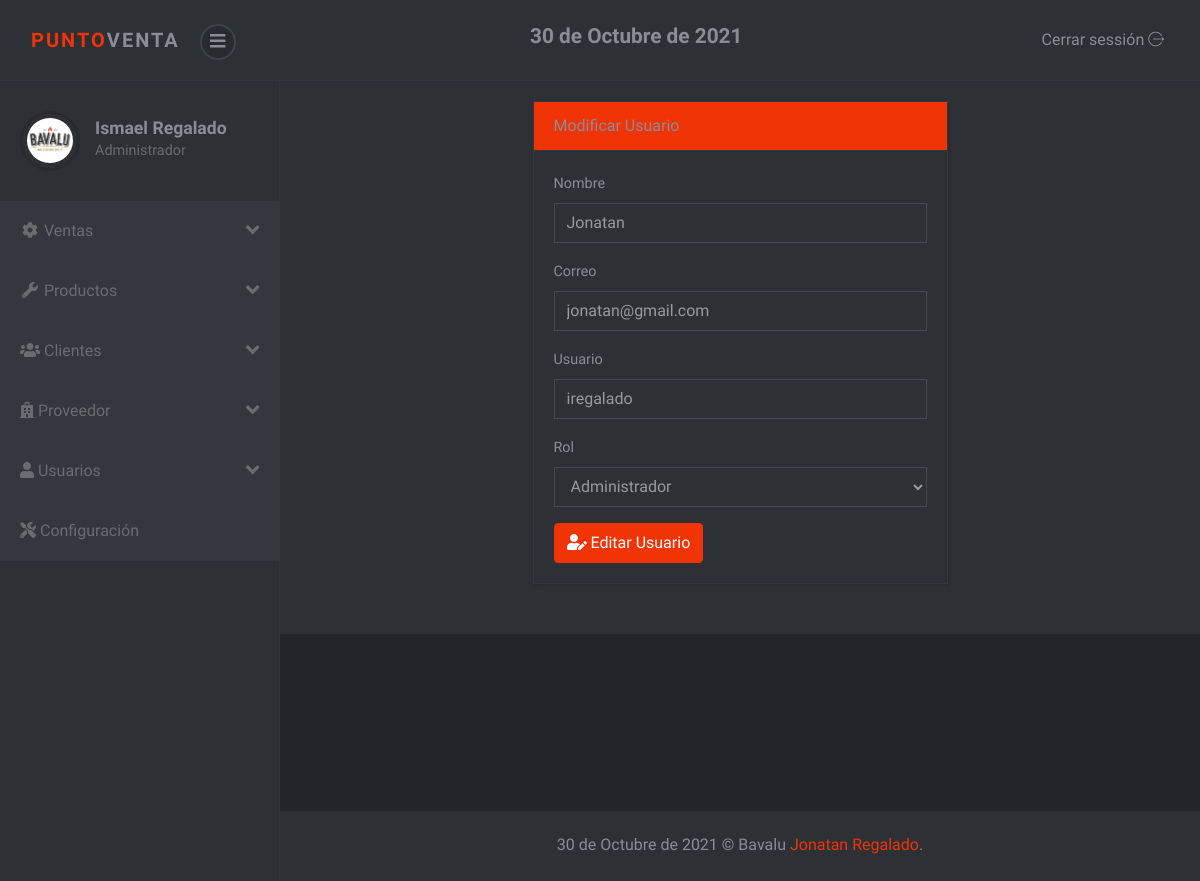
The app's page /sistema/editar_usuario.php?id=6 (signed in) with its own data.
### tables this page shows
CREATE TABLE `usuario` (
  `idusuario` int(11) NOT NULL,
  `nombre` varchar(100) NOT NULL,
  `correo` varchar(100) NOT NULL,
  `usuario` varchar(20) NOT NULL,
  `clave` varchar(50) NOT NULL,
  `rol` int(11) NOT NULL
);

### sistema/editar_usuario.php (the view, shortened to what this page needs)
<?php
include "includes/header.php";
include "../conexion.php";
$idusuario = $_REQUEST['id'];
$sql = mysqli_query($conexion, "SELECT * FROM usuario WHERE idusuario = $idusuario");
$result_sql = mysqli_num_rows($sql);
if ($result_sql == 0) {
  header("Location: lista_usuarios.php");
} else {
  if ($data = mysqli_fetch_array($sql)) {
    $nombre = $data['nombre'];
    $correo = $data['correo'];
    $usuario = $data['usuario'];
    $rol = $data['rol'];
  }
}
?>
<div class="container-fluid">
  <div class="row">
    <div class="col-lg-6 m-auto">
      <div class="card">
        <div class="card-header bg-primary">
          Modificar Usuario
        </div>
        <div class="card-body">
          <form class="" action="" method="post">
            <div class="form-group">
              <label for="nombre">Nombre</label>
              <input type="text" placeholder="Ingrese nombre" class="form-control" name="nombre" id="nombre" value="<?php echo $nombre; ?>">
            </div>
            <div class="form-group">
              <label for="correo">Correo</label>
              <input type="text" placeholder="Ingrese correo" class="form-control" name="correo" id="correo" value="<?php echo $correo; ?>">
            </div>
            <div class="form-group">
              <label for="usuario">Usuario</label>
              <input type="text" placeholder="Ingrese usuario" class="form-control" name="usuario" id="usuario" value="<?php echo $usuario; ?>">
            </div>
            <div class="form-group">
              <label for="rol">Rol</label>
              <select name="rol" id="rol" class="form-control">
                <option value="1" <?php
                                  if ($rol == 1) {
                                    echo "selected";
                                  }
                                  ?>>Administrador</option>
              </select>
            </div>
            <button type="submit" class="btn btn-primary"><i class="fas fa-user-edit"></i> Editar Usuario</button>
          </form>
        </div>
      </div>
    </div>
  </div>
</div>
<?php include_once "includes/footer.php"; ?>

### sistema/css/style.violet.css (style rules this page uses)
body { position: relative; }
button { cursor: pointer; }
input { outline: none; }
.card { margin-bottom: 30px; -webkit-box-shadow: 2px 2px 2px rgba(0, 0, 0, 0.1), -1px 0 2px rgba(0, 0, 0, 0.05); box-shadow: 2px 2px 2px rgba(0, 0, 0, 0.1), -1px 0 2px rgba(0, 0, 0, 0.05); }
.form-control { height: calc(2.4rem + 2px); border: 1px solid #444951; background: transparent; border-radius: 0; color: #979a9f; padding: 0.45rem 0.75rem; }
button, input[type='submit'] { cursor: pointer; font-family: inherit; font-weight: 300 !important; }
form label { font-size: .9rem; color: #8a8d93; }
.btn { font-weight: 400; border: 1px solid transparent; padding: 0.45rem 0.75rem; font-size: 1rem; line-height: 1.5; border-radius: 0.25rem; -webkit-transition: color 0.15s ease-in-out, background-color 0.15s ease-in-out, border-color 0.15s ease-in-out, -webkit-box-shadow 0.15s ease-in-out; transition: color 0.15s ease-in-out, background-color 0.15s ease-in-out, border-color 0.15s ease-in-out, -webkit-box-shadow 0.15s ease-in-out; transition: color 0.15s ease-in-out, background-color 0.15s ease-in-out, border-color 0.15s ease-in-out, box-shadow 0.15s ease-in-out; transition: color 0.15s ease-in-out, background-color 0.15s ease-in-out, border-color 0.15s ease-in-out, box-shadow 0.15s ease-in-out, -webkit-box-shadow 0.15s ease-in-out; }
.btn-primary { color: color-yiq(#f03406); background-color: #f03406; border-color: #f03406; }
body { font-family: "Muli", sans-serif; font-size: 1rem; font-weight: 400; line-height: 1.5; color: #8a8d93; background-color: #fff; }
.bg-primary { background-color: #f03406 !important; }
.card { background-color: #2d3035; border: 1px solid #34373d; border-radius: 0; }
.card-body { padding: 1.25rem; }
.card-header { padding: 0.75rem 1.25rem; background-color: rgba(0, 0, 0, 0.03); border-bottom: 1px solid #34373d; }
.card-header:first-child { border-radius: 0 0 0 0; }

### records on screen
usuario: nombre "Jonatan", correo "jonatan@gmail.com", usuario "iregalado", rol "Administrador"

### other values on screen
fechaGT() "30 de Octubre de 2021"
$_SESSION['nombre'] "Ismael Regalado"
